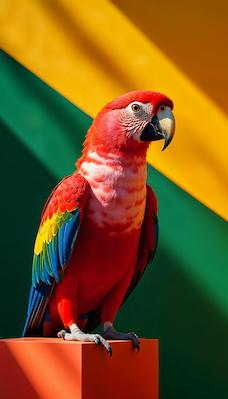
#> input picture images/input/parrot-image.jpg, 228 x 399 px, found by its file name
$ python 04_color_detection_and_masking.py
#> lines starting #> are read from the running program, lines starting #| are printed output that depends on the picture; after the words box and inside, x2 and y2 are one past the last pixel; in counts of white or black regions, pixels touching at a corner belong together
import cv2
import numpy as np

# 1. Read the image
image = cv2.imread(".\images\input\parrot-image.jpg")
#> image is the input picture: shape (399, 228, 3); mean B, G, R 29.3, 84.8, 118

# 2. Convert BGR to HSV
hsv_image = cv2.cvtColor(image, cv2.COLOR_BGR2HSV)
#> hsv_image: shape (399, 228, 3); mean H, S, V 52.4, 226.3, 140.6

# 3. Define the lower and upper bounds for the color Green in HSV
# Hue for green is around 35-85.
# We keep Saturation and Value fairly broad to account for shadows and highlights.
lower_green = np.array([35, 50, 50])
upper_green = np.array([85, 255, 255])

# 4. Create the Binary Mask
# cv2.inRange checks every pixel: if it falls between our bounds, it turns it White (255). Else, Black (0).
mask = cv2.inRange(hsv_image, lower_green, upper_green)
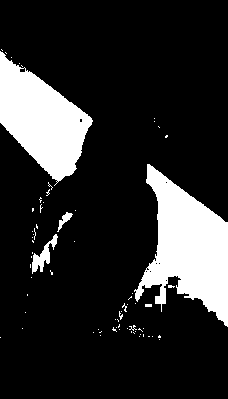
#> mask: shape (399, 228); 16.9% white; 69 white regions (64 under 20 px), largest, box (x1, y1, x2, y2) and area: (134, 164, 228, 327) 8015, (0, 51, 93, 186) 6577, (32, 234, 58, 274) 357, (57, 212, 73, 232) 108, (145, 304, 152, 307) 21

# 5. Apply the Mask to the Original Image
# bitwise_and keeps the pixel colors from the original image ONLY where the mask is White.
result = cv2.bitwise_and(image, image, mask=mask)
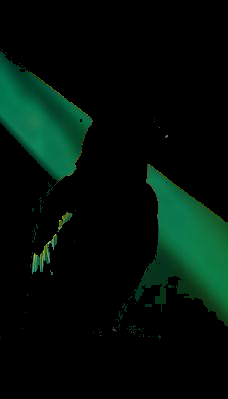
#> result: shape (399, 228, 3); mean B, G, R 9.9, 16.6, 2.2

# 6. Display the results
cv2.imshow("Original Image", image)
cv2.imshow("Binary Mask", mask)
cv2.imshow("Masked Result", result)

# Wait for a key press and close windows
cv2.waitKey(0)
cv2.destroyAllWindows()

$ run again, with images/input/car.jpg copied over images/input/parrot-image.jpg
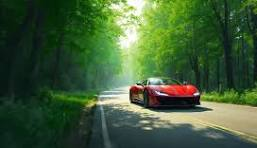
#> input picture images/input/car.jpg, 257 x 148 px, found by its file name
#> image is the input picture: shape (148, 257, 3); mean B, G, R 55.2, 91.8, 64.1
#> hsv_image: shape (148, 257, 3); mean H, S, V 62.9, 139.8, 94.4
#> `mask = cv2.inRange(hsv_image, lower_green, upper_green)`:
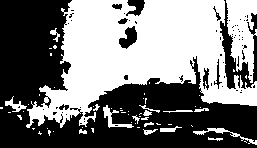
#> mask: shape (148, 257); 48% white; 61 white regions (44 under 20 px), largest, box (x1, y1, x2, y2) and area: (26, 0, 257, 128) 15512, (226, 0, 257, 83) 1602, (193, 128, 257, 145) 200
#> `result = cv2.bitwise_and(image, image, mask=mask)`:
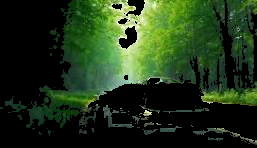
#> result: shape (148, 257, 3); mean B, G, R 24.5, 53.3, 32.3
